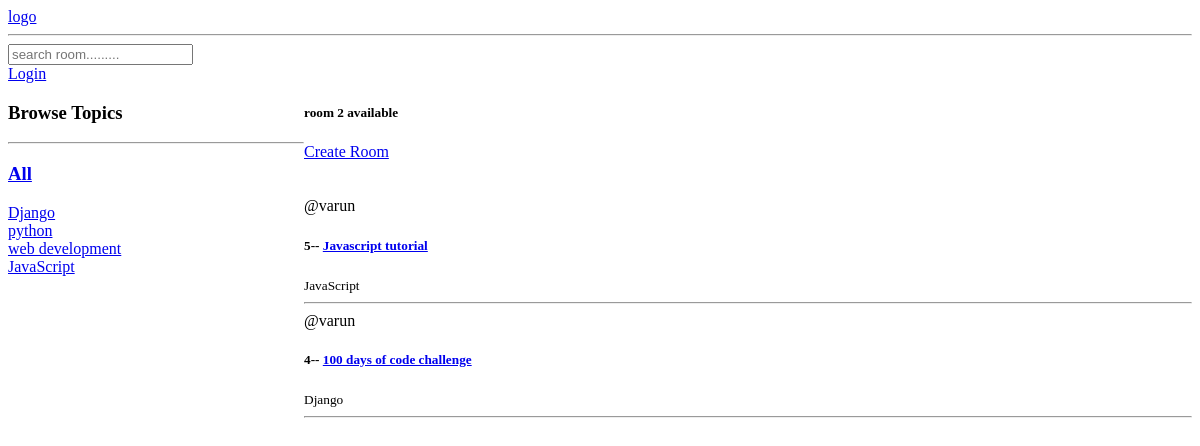
/, run on an earlier commit of the app's database.
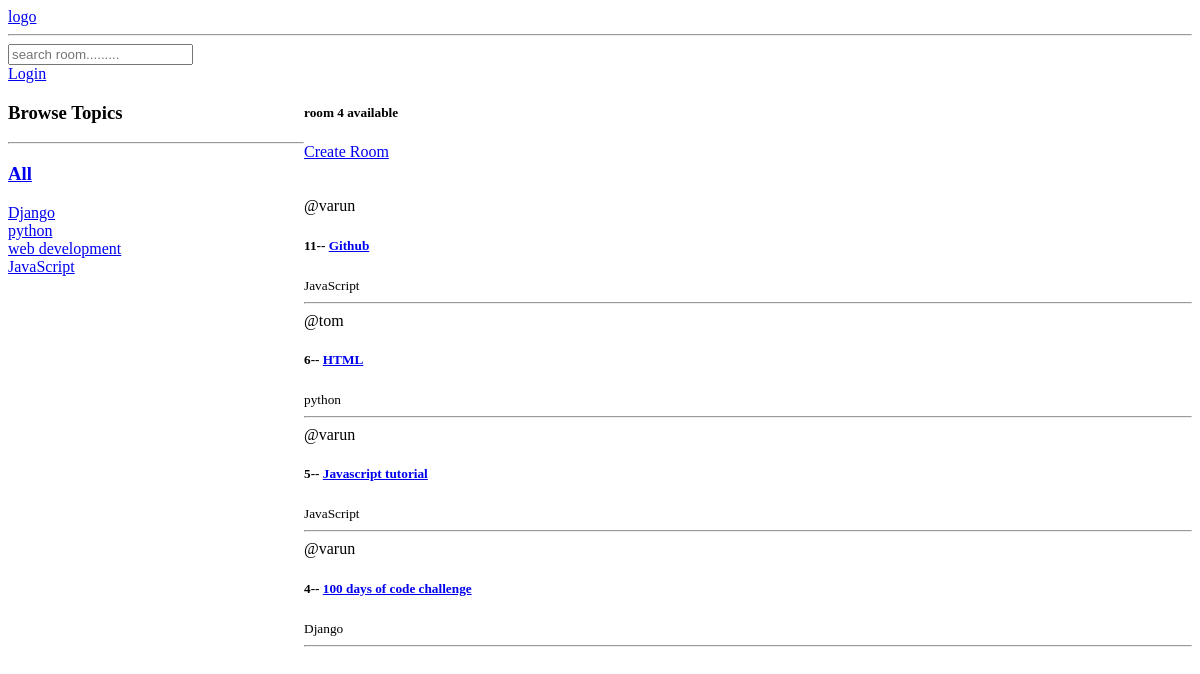
And on a later commit of the database.
### base/models.py (models this page shows, shortened)
class Topic(models.Model):
    name = models.CharField(max_length=200)

class Room(models.Model):
    host =models.ForeignKey(User ,on_delete=models.SET_NULL,null=True)
    topic = models.ForeignKey(Topic,on_delete=models.SET_NULL,null=True)
    participants = models.ManyToManyField(User,related_name="participants",blank=True)
    name = models.CharField(max_length=200)
    description = models.TextField(null=True,blank=True)
    updated = models.DateTimeField(auto_now=True)
    created = models.DateTimeField(auto_now_add=True)
    class Meta:
        ordering = ['-updated','-created']

### base/views.py (the view)
# urls.py: path('',views.home,name='home'),
def home(req):
    q =req.GET.get('q') if req.GET.get('q') != None else ''
    rooms  = Room.objects.filter(
           Q(topic__name__icontains=q) |
           Q(name__icontains=q) |
           Q(description__icontains=q)
        )
    topics = Topic.objects.all()
    room_count = rooms.count()
    context = {
        "rooms":rooms,
        'topics':topics,
        'room_count':room_count
        }
    return render(req,'base/home.html',context)

### base/templates/base/home.html (shortened to what this page needs)
{% extends "main.html" %}
{%block content%}
<div class="home-container">
    <div>
        <h3>Browse Topics</h3>
        <hr>
        <div><h3>
            <a href="{%url 'home'%}">All</a>
        </h3></div>
        {%for topic in topics%}
            <div>
                <a href="{%url 'home'%}?q={{topic.name}}">{{topic.name}}</a>
            </div>
        {%endfor%}
    </div>
    <div>
        <h5>room {{room_count}} available </h5>
        <a href={% url 'create-room'  %}> Create Room </a> <br><br><br>
        <div>
            {%for room in rooms%}
            <div>
                <span> @{{room.host.username}} </span>
                <h5>{{room.id}}-- <a href="{% url 'room' room.id%}">{{room.name}}</h5></a>
                <small>{{room.topic.name}} </small>
                <hr>
            </div>
            {%endfor%}
        </div>
    </div>
</div>
{%endblock content%}

What changed in the data, as far as the page shows it:
added Room: host.username "varun", id "11", name "Github", topic.name "JavaScript"
added Room: host.username "tom", id "6", name "HTML", topic.name "python"
Also different on the page:
{{ room_count }}: "2" → "4"
